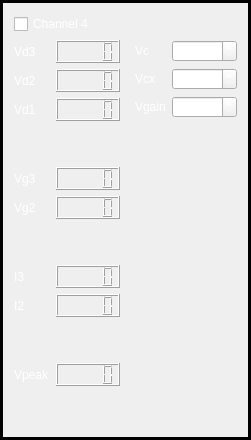
          <widget class="QFrame" name="frame">
           <property name="frameShape">
            <enum>QFrame::Shape::Box</enum>
           </property>
           <property name="lineWidth">
            <number>3</number>
           </property>
           <layout class="QVBoxLayout" name="verticalLayout_7">
            <item>
             <layout class="QHBoxLayout" name="horizontalLayout_73">
              <item>
               <widget class="QCheckBox" name="CH4_on">
                <property name="styleSheet">
                 <string notr="true">color: rgb(255, 255, 255);</string>
                </property>
                <property name="text">
                 <string>Channel 4</string>
                </property>
               </widget>
              </item>
             </layout>
            </item>
            <item>
             <layout class="QHBoxLayout" name="horizontalLayout_72">
              <item>
               <layout class="QVBoxLayout" name="verticalLayout_22">
                <item>
                 <layout class="QHBoxLayout" name="horizontalLayout_90">
                  <item>
                   <widget class="QLabel" name="label_72">
                    <property name="sizePolicy">
                     <sizepolicy hsizetype="Preferred" vsizetype="Preferred">
                      <horstretch>0</horstretch>
                      <verstretch>0</verstretch>
                     </sizepolicy>
                    </property>
                    <property name="styleSheet">
                     <string notr="true">color: rgb(255, 255, 255);</string>
                    </property>
                    <property name="text">
                     <string>Vd3</string>
                    </property>
                   </widget>
                  </item>
                  <item>
                   <widget class="QLCDNumber" name="vd3_4"/>
                  </item>
                 </layout>
                </item>
                <item>
                 <layout class="QHBoxLayout" name="horizontalLayout_89">
                  <item>
                   <widget class="QLabel" name="label_73">
                    <property name="styleSheet">
                     <string notr="true">color: rgb(255, 255, 255);
</string>
                    </property>
                    <property name="text">
                     <string>Vd2</string>
                    </property>
                   </widget>
                  </item>
                  <item>
                   <widget class="QLCDNumber" name="vd2_4"/>
                  </item>
                 </layout>
                </item>
                <item>
                 <layout class="QHBoxLayout" name="horizontalLayout_88">
                  <item>
                   <widget class="QLabel" name="label_74">
                    <property name="styleSheet">
                     <string notr="true">color: rgb(255, 255, 255);</string>
                    </property>
                    <property name="text">
                     <string>Vd1</string>
                    </property>
                   </widget>
                  </item>
                  <item>
                   <widget class="QLCDNumber" name="vd1_4"/>
                  </item>
                 </layout>
                </item>
                <item>
                 <spacer name="verticalSpacer_23">
                  <property name="orientation">
                   <enum>Qt::Orientation::Vertical</enum>
                  </property>
                  <property name="sizeHint" stdset="0">
                   <size>
                    <width>20</width>
                    <height>40</height>
                   </size>
                  </property>
                 </spacer>
                </item>
                <item>
                 <layout class="QHBoxLayout" name="horizontalLayout_87">
                  <item>
                   <widget class="QLabel" name="label_75">
                    <property name="styleSheet">
                     <string notr="true">color: rgb(255, 255, 255);</string>
                    </property>
                    <property name="text">
                     <string>Vg3</string>
                    </property>
                   </widget>
                  </item>
                  <item>
                   <widget class="QLCDNumber" name="vg3_4"/>
                  </item>
                 </layout>
                </item>
                <item>
                 <layout class="QHBoxLayout" name="horizontalLayout_86">
                  <item>
                   <widget class="QLabel" name="label_76">
                    <property name="styleSheet">
                     <string notr="true">color: rgb(255, 255, 255);</string>
                    </property>
                    <property name="text">
                     <string>Vg2</string>
                    </property>
                   </widget>
                  </item>
                  <item>
                   <widget class="QLCDNumber" name="vg2_4"/>
                  </item>
                 </layout>
                </item>
                <item>
                 <spacer name="verticalSpacer_26">
                  <property name="orientation">
                   <enum>Qt::Orientation::Vertical</enum>
                  </property>
                  <property name="sizeHint" stdset="0">
                   <size>
                    <width>20</width>
                    <height>40</height>
                   </size>
                  </property>
                 </spacer>
                </item>
                <item>
                 <layout class="QHBoxLayout" name="horizontalLayout_85">
                  <item>
                   <widget class="QLabel" name="label_77">
                    <property name="styleSheet">
                     <string notr="true">color: rgb(255, 255, 255);</string>
                    </property>
                    <property name="text">
                     <string>I3</string>
                    </property>
                   </widget>
                  </item>
                  <item>
                   <widget class="QLCDNumber" name="I3_4"/>
                  </item>
                 </layout>
                </item>
                <item>
                 <layout class="QHBoxLayout" name="horizontalLayout_95">
                  <item>
                   <widget class="QLabel" name="label_78">
                    <property name="styleSheet">
                     <string notr="true">color: rgb(255, 255, 255);</string>
                    </property>
                    <property name="text">
                     <string>I2</string>
                    </property>
                   </widget>
                  </item>
                  <item>
                   <widget class="QLCDNumber" name="I2_4"/>
                  </item>
                 </layout>
                </item>
                <item>
                 <spacer name="verticalSpacer_28">
                  <property name="orientation">
                   <enum>Qt::Orientation::Vertical</enum>
                  </property>
                  <property name="sizeHint" stdset="0">
                   <size>
                    <width>20</width>
                    <height>40</height>
                   </size>
                  </property>
                 </spacer>
                </item>
                <item>
                 <layout class="QHBoxLayout" name="horizontalLayout_84">
                  <item>
                   <widget class="QLabel" name="label_79">
                    <property name="styleSheet">
                     <string notr="true">color: rgb(255, 255, 255);</string>
                    </property>
                    <property name="text">
                     <string>Vpeak</string>
                    </property>
                   </widget>
                  </item>
                  <item>
                   <widget class="QLCDNumber" name="vpeak_4"/>
                  </item>
                 </layout>
                </item>
                <item>
                 <spacer name="verticalSpacer_20">
                  <property name="orientation">
                   <enum>Qt::Orientation::Vertical</enum>
                  </property>
                  <property name="sizeHint" stdset="0">
                   <size>
                    <width>20</width>
                    <height>40</height>
                   </size>
                  </property>
                 </spacer>
                </item>
               </layout>
              </item>
              <item>
               <layout class="QVBoxLayout" name="verticalLayout_21">
                <property name="leftMargin">
                 <number>9</number>
                </property>
                <item>
                 <layout class="QHBoxLayout" name="horizontalLayout_93">
                  <item>
                   <widget class="QLabel" name="label_80">
                    <property name="styleSheet">
                     <string notr="true">color: rgb(255, 255, 255);</string>
                    </property>
                    <property name="text">
                     <string>Vc</string>
                    </property>
                   </widget>
                  </item>
                  <item>
                   <widget class="QDoubleSpinBox" name="vc4">
                    <property name="styleSheet">
                     <string notr="true">color: rgb(255, 255, 255);</string>
                    </property>
                    <property name="suffix">
                     <string>[V]</string>
                    </property>
                    <property name="maximum">
                     <double>1.300000000000000</double>
                    </property>
                    <property name="singleStep">
                     <double>0.050000000000000</double>
                    </property>
                   </widget>
                  </item>
                 </layout>
                </item>
                <item>
                 <layout class="QHBoxLayout" name="horizontalLayout_91">
                  <item>
                   <widget class="QLabel" name="label_81">
                    <property name="styleSheet">
                     <string notr="true">color: rgb(255, 255, 255);</string>
                    </property>
                    <property name="text">
                     <string>Vcx</string>
                    </property>
                   </widget>
                  </item>
                  <item>
                   <widget class="QDoubleSpinBox" name="vcx4">
                    <property name="styleSheet">
                     <string notr="true">color: rgb(255, 255, 255);</string>
                    </property>
                    <property name="suffix">
                     <string>[V]</string>
                    </property>
                    <property name="maximum">
                     <double>2.000000000000000</double>
                    </property>
                    <property name="singleStep">
                     <double>0.020000000000000</double>
                    </property>
                   </widget>
                  </item>
                 </layout>
                </item>
                <item>
                 <layout class="QHBoxLayout" name="horizontalLayout_92">
                  <item>
                   <widget class="QLabel" name="label_82">
                    <property name="styleSheet">
                     <string notr="true">color: rgb(255, 255, 255);</string>
                    </property>
                    <property name="text">
                     <string>Vgain</string>
                    </property>
                   </widget>
                  </item>
                  <item>
                   <widget class="QDoubleSpinBox" name="vgain4">
                    <property name="styleSheet">
                     <string notr="true">color: rgb(255, 255, 255);</string>
                    </property>
                    <property name="suffix">
                     <string>[V]</string>
                    </property>
                    <property name="maximum">
                     <double>2.500000000000000</double>
                    </property>
                    <property name="singleStep">
                     <double>0.040000000000000</double>
                    </property>
                   </widget>
                  </item>
                 </layout>
                </item>
                <item>
                 <spacer name="verticalSpacer_22">
                  <property name="orientation">
                   <enum>Qt::Orientation::Vertical</enum>
                  </property>
                  <property name="sizeHint" stdset="0">
                   <size>
                    <width>20</width>
                    <height>40</height>
                   </size>
                  </property>
                 </spacer>
                </item>
               </layout>
              </item>
             </layout>
            </item>
           </layout>
          </widget>
